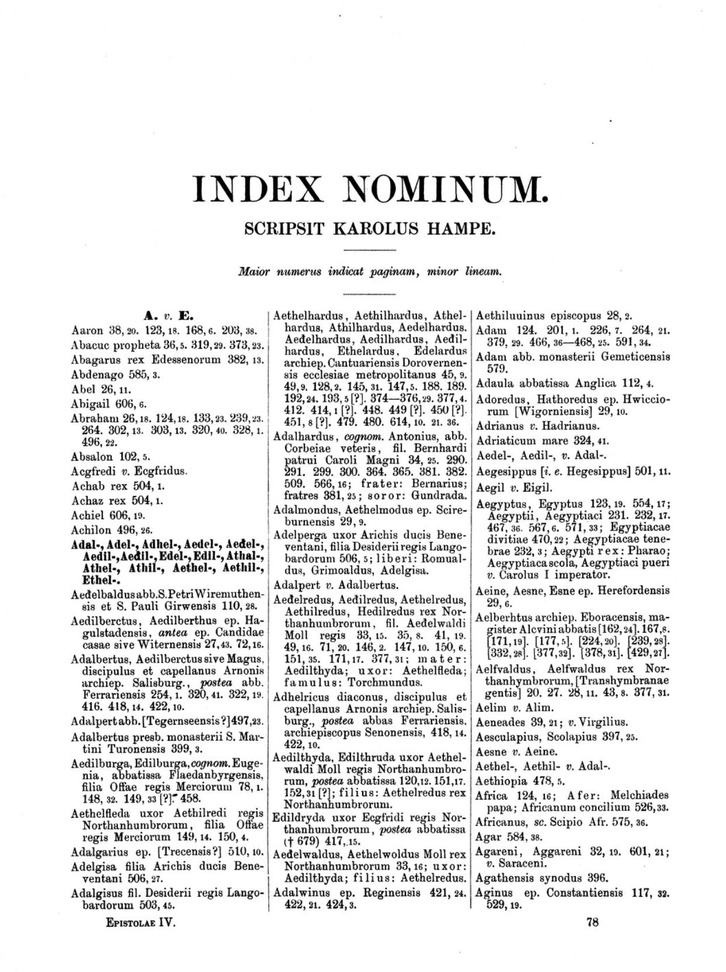
#> input picture Personal Proyects/OCR/images/index_02.JPG, 726 x 972 px, shrunk from 1243 x 1664 before the run
$ jupyter execute --allow-errors reading_index.ipynb
#> lines starting #> are read from the running program, lines starting #| are printed output that depends on the picture; after the words box and inside, x2 and y2 are one past the last pixel; in counts of white or black regions, pixels touching at a corner belong together
# Scanning an Index with Pytesseract

## Part 1

[cell 1]
import pytesseract
from PIL import Image

[cell 2]
image_file = "images/index_02.JPG"
img = Image.open(image_file)
#> img is the input picture: PIL image 726x972 RGB; min 0, max 255, mean 232.5

#> (a cell that did not finish here is left out)

#> (a cell that did not finish here is left out)

## Part 2

[cell 5]
import pytesseract
import cv2

[cell 6]
image = cv2.imread("images/index_02.JPG")
base_iamge = image.copy()

[cell 7]
gray = cv2.cvtColor(image,cv2.COLOR_BGR2GRAY)

[cell 8]
cv2.imwrite("images/results 2/index_gray.png", gray)
#> Out = True

[cell 9]
blur = cv2.GaussianBlur(gray, (7,7), 0)
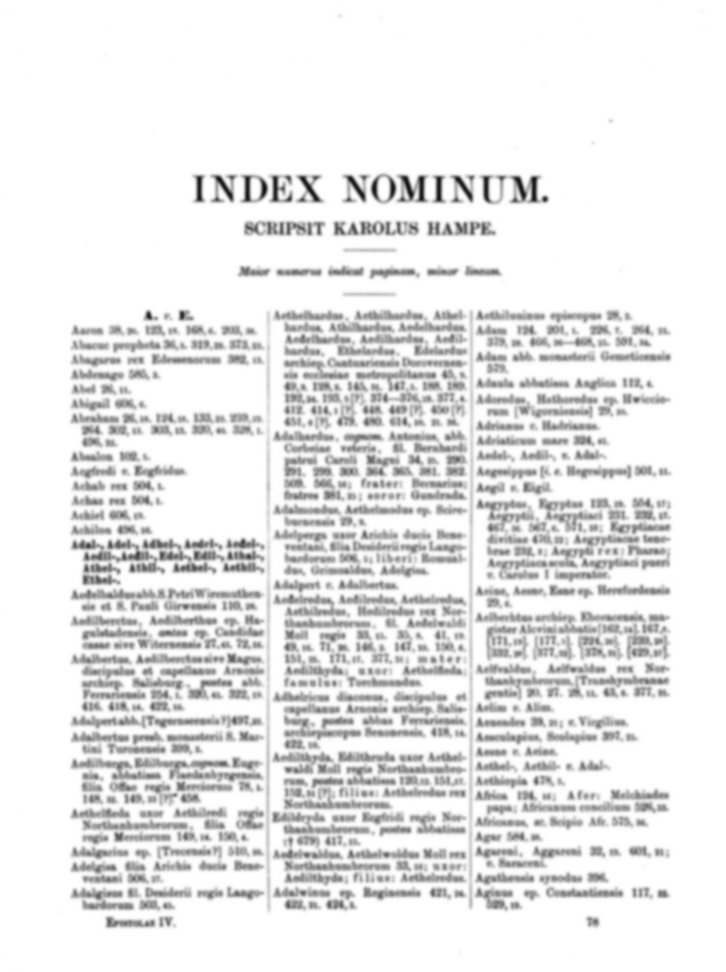
#> blur: shape (972, 726); min 16, max 255, mean 232.6

[cell 10]
cv2.imwrite("images/results 2/index_blur.png", blur)
#> Out = True

[cell 11]
# Create a threshold image
thresh = cv2.threshold(blur, 0, 255, cv2.THRESH_BINARY_INV + cv2.THRESH_OTSU)[1]
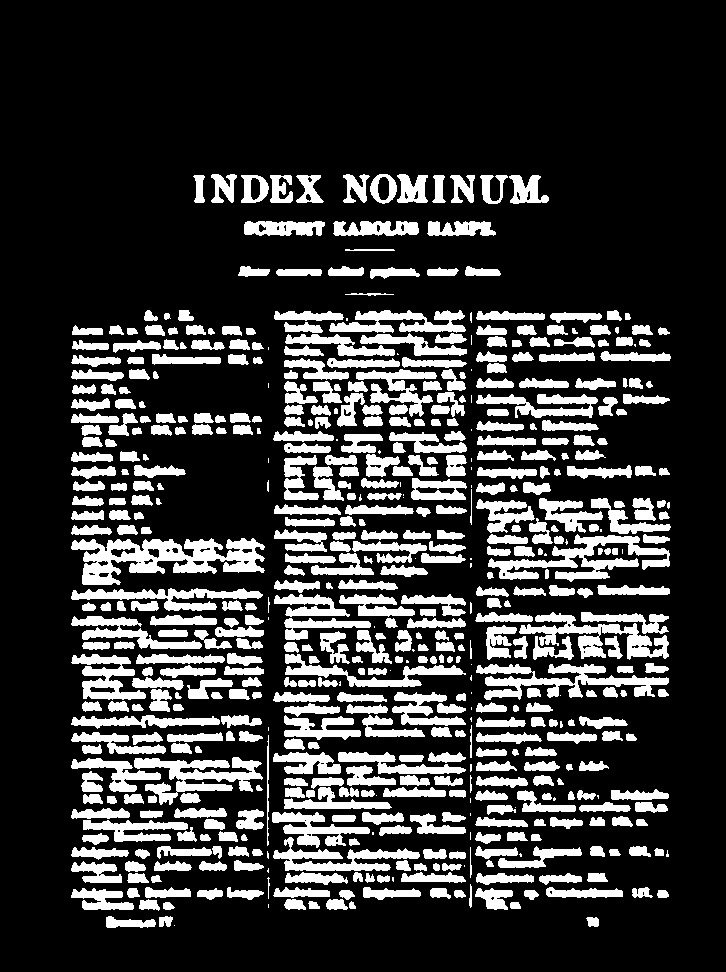
#> thresh: shape (972, 726); 21.5% white; 580 white regions (60 under 20 px), largest, box (x1, y1, x2, y2) and area: (71, 538, 265, 585) 4744, (488, 534, 670, 582) 3135, (476, 664, 669, 700) 2890

[cell 12]
cv2.imwrite("images/results 2/index_thresh.png", thresh)
#> Out = True

[cell 13]
# Individual creation of kernels and dialiation
kernel = cv2.getStructuringElement(cv2.MORPH_RECT, (3,13))

[cell 14]
cv2.imwrite("images/results 2/index_kernel.png", kernel)

[cell 15]
dilate = cv2.dilate(thresh, kernel, iterations = 1)
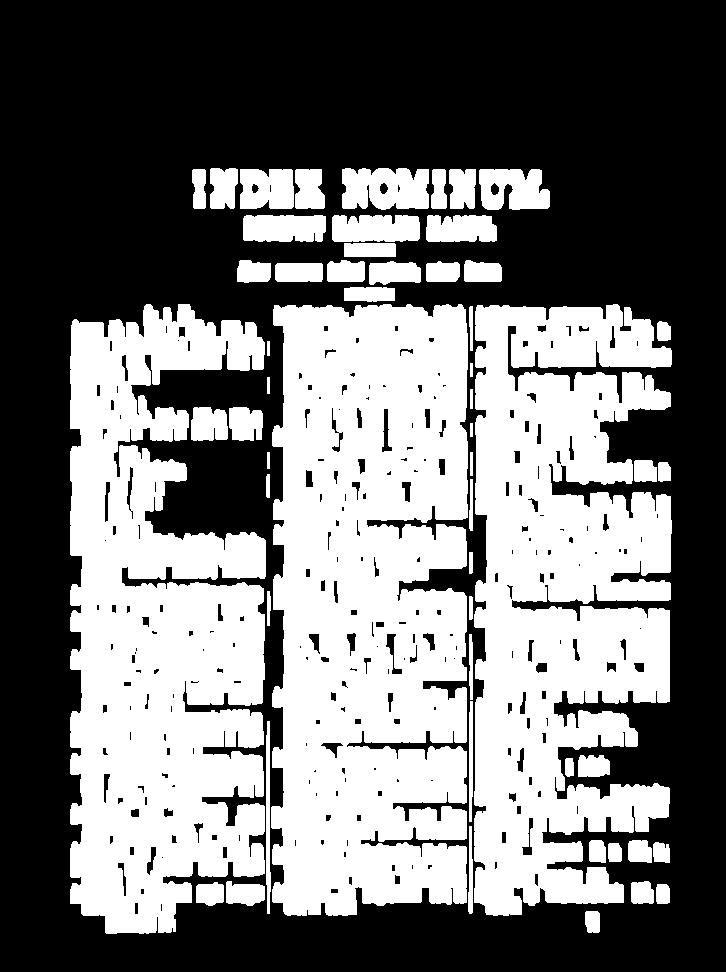
#> dilate: shape (972, 726); 45.1% white; 55 white regions

[cell 16]
cv2.imwrite("images/results 2/index_dilate.png", dilate)
#> Out = True

[cell 17]
cnts = cv2.findContours(dilate, cv2.RETR_EXTERNAL, cv2.CHAIN_APPROX_SIMPLE)
#> cnts = 55 contours; largest, box (x1, y1, x2, y2) and area: (271, 304, 468, 916) 106866, (474, 304, 672, 916) 89226, (70, 304, 266, 934) 89196, (342, 168, 429, 210) 3086, (479, 169, 550, 210) 2270

[cell 18]
cnts = cnts[0] if len(cnts) == 2 else cnts[1]

[cell 19]
cnts = sorted(cnts, key = lambda x: cv2.boundingRect(x)[0])

[cell 20]
for c in cnts:
    x,y,w,h = cv2.boundingRect(c)
    if h > 200 and w >20:
        roi = image[y:y+h, x:x+w]
        cv2.imwrite("images/results 2/index_roi.png", roi)
        cv2.rectangle(image, (x, y), (x+w, y+h), (36, 255, 12), 2)
#> this loop made 55 passes
#> (x, y, w, h) on passes 1 to 12: (70, 304, 196, 630), (191, 407, 37, 34), (192, 169, 14, 40), (196, 882, 28, 24), (210, 168, 28, 41), (226, 881, 39, 25), (229, 407, 34, 34), (237, 260, 34, 23), (240, 169, 54, 40), (243, 215, 83, 27), (266, 721, 5, 193), (266, 474, 4, 24)
#> (c, x, y, w, h) on passes 14, 15, 16, 38, 39, 40: ([[267, 452], [267, 468], [269, 468], [269, 452]], 267, 452, 3, 17), ([[267, 377], [267, 393], [269, 393], [269, 377]], 267, 377, 3, 17), ([[267, 341], [267, 355], [269, 355], [269, 341]], 267, 341, 3, 15), ([[470, 452], [470, 475], [472, 475], [472, 452]], 470, 452, 3, 24), ([[470, 423], [470, 436], [472, 436], [472, 423]], 470, 423, 3, 14), ([[470, 389], [470, 408], [472, 408], [472, 389]], 470, 389, 3, 20)
#> pass 1, `roi = image[y:y+h, x:x+w]`:
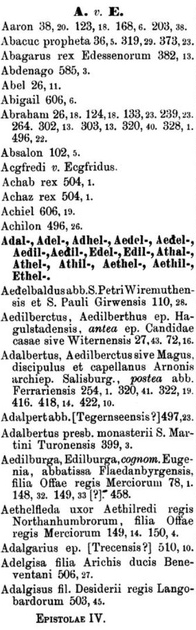
#> roi: shape (630, 196, 3); min 0, max 255, mean 217.1
#> after the loop:
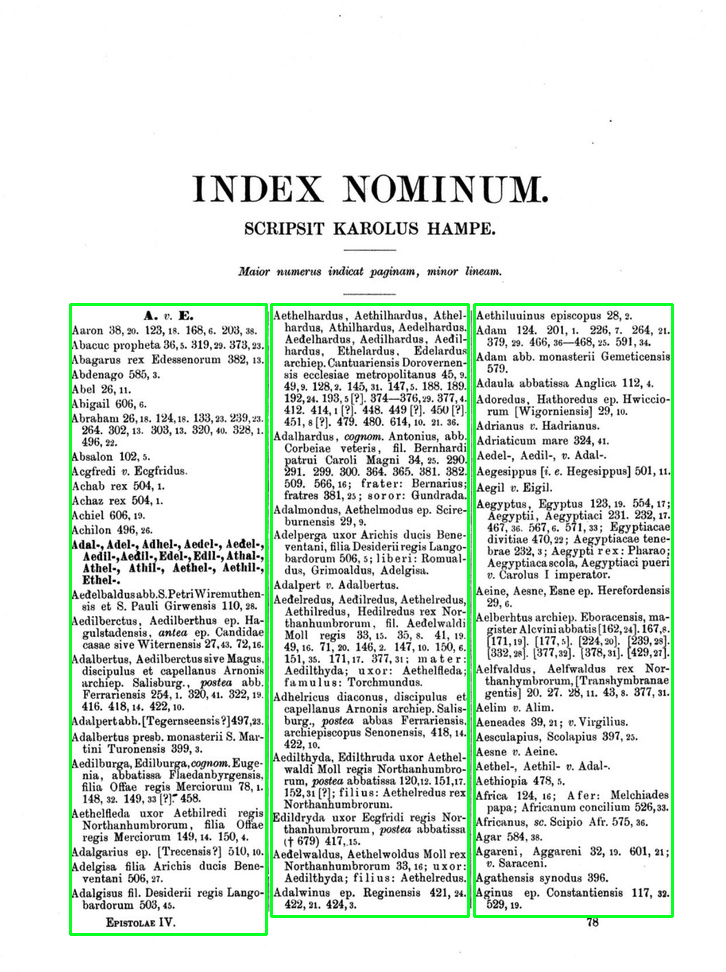
#> image: shape (972, 726, 3); 2.08% of pixels changed, all inside (x1, y1, x2, y2) = (69, 303, 674, 936)
cv2.imwrite("images/results 2/index_bbox.png", image)
#> Out = True

[cell 21]
results = []
#> (the rest of this cell did not finish here and is left out)

[cell 22]
print(results)

[cell 23]
entities = []
for item in results:
    item = item.strip().replace("\n","")
    item = item.split(" ")[0]
    if len(item) > 2:
        if item[0].isupper() and item[0] == 'A' and "-" not in item:
            item = item.split(".")[0].replace(",","").replace(";","")
            entities.append(item)

$ run again, with Personal Proyects/OCR/images/image1.jpg copied over Personal Proyects/OCR/images/index_02.JPG
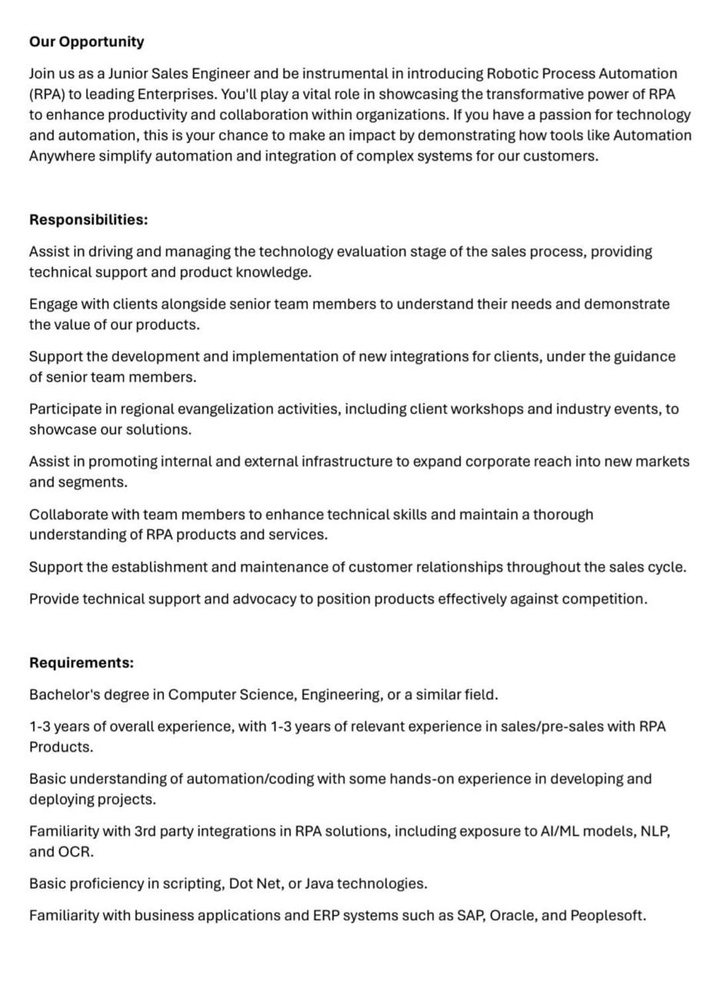
#> input picture Personal Proyects/OCR/images/image1.jpg, 716 x 985 px, shrunk from 931 x 1280 before the run
#> img is the input picture: PIL image 716x985 RGB; min 0, max 255, mean 239.5
#> `cv2.imwrite("images/results 2/index_gray.png", gray)`: Out = True
#> `thresh = cv2.threshold(blur, 0, 255, cv2.THRESH_BINARY_INV + cv2.THRES..`:
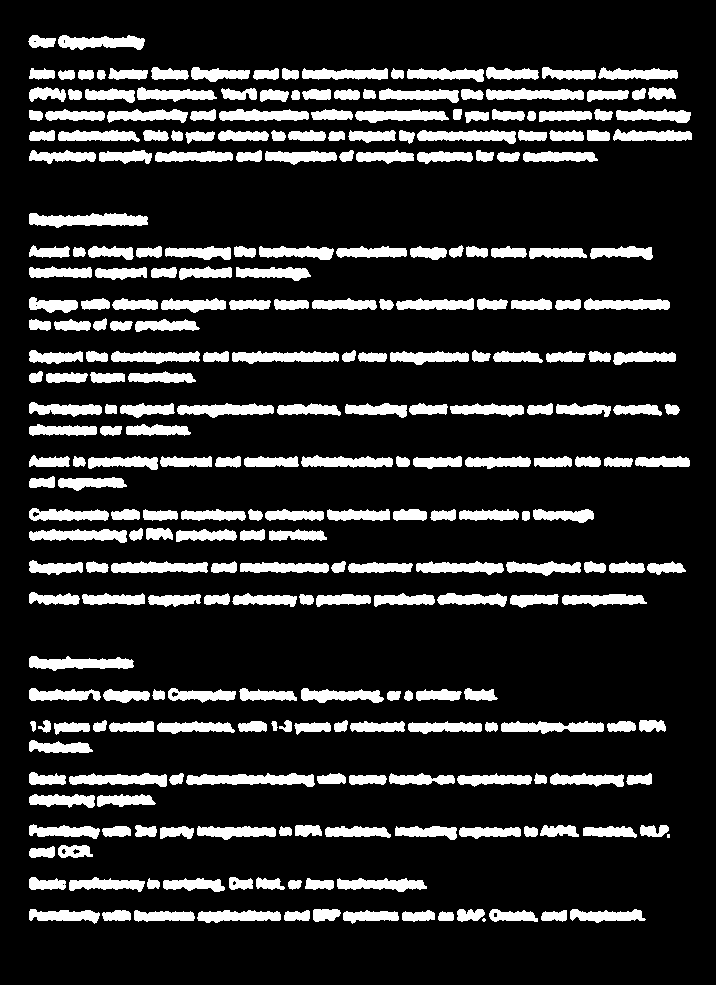
#> thresh: shape (985, 716); 16.5% white; 283 white regions (2 under 20 px), largest, box (x1, y1, x2, y2) and area: (29, 213, 148, 228) 1241, (186, 773, 315, 787) 1190, (29, 656, 134, 671) 1016
#> `dilate = cv2.dilate(thresh, kernel, iterations = 1)`:
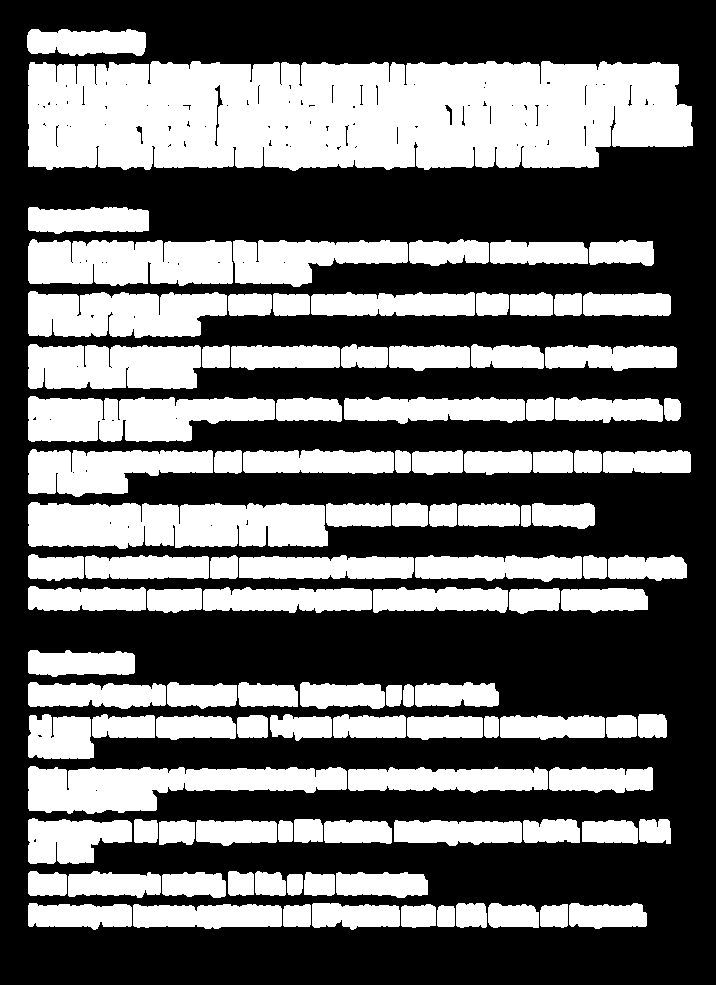
#> dilate: shape (985, 716); 40.2% white; 109 white regions
#> cnts = 109 contours; largest, box (x1, y1, x2, y2) and area: (28, 61, 693, 171) 64882, (28, 502, 328, 549) 11867, (28, 766, 347, 814) 9206, (28, 396, 275, 442) 8304, (28, 239, 233, 286) 8214
#> the loop `for c in cnts:` made 109 passes
#> (x, y, w, h) on passes 1 to 8: (27, 29, 119, 27), (28, 903, 104, 27), (28, 871, 39, 25), (28, 818, 104, 46), (28, 766, 319, 48), (28, 714, 66, 45), (28, 682, 138, 27), (28, 650, 107, 27)
#> `cv2.imwrite("images/results 2/index_bbox.png", image)`: Out = True
#> after the loop `for c in cnts:`: results = []

$ run again, with Personal Proyects/OCR/images/sample_mgh.JPG copied over Personal Proyects/OCR/images/index_02.JPG
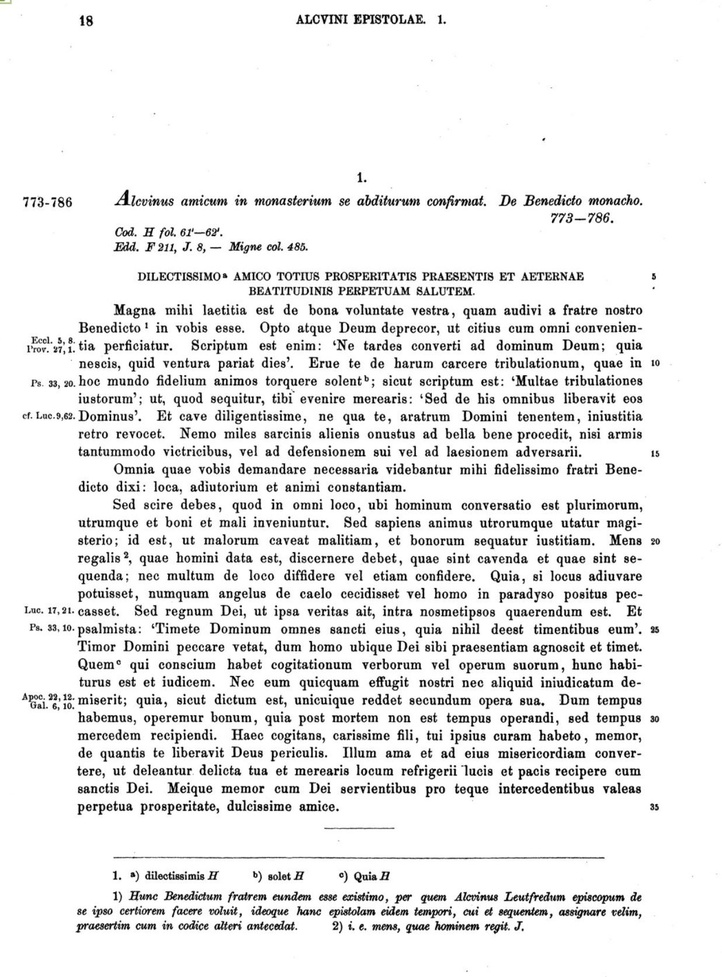
#> input picture Personal Proyects/OCR/images/sample_mgh.JPG, 722 x 977 px, shrunk from 1236 x 1672 before the run
#> img is the input picture: PIL image 722x977 RGB; mean R, G, B 233.6, 233.6, 233.6
#> `cv2.imwrite("images/results 2/index_gray.png", gray)`: Out = True
#> `thresh = cv2.threshold(blur, 0, 255, cv2.THRESH_BINARY_INV + cv2.THRES..`:
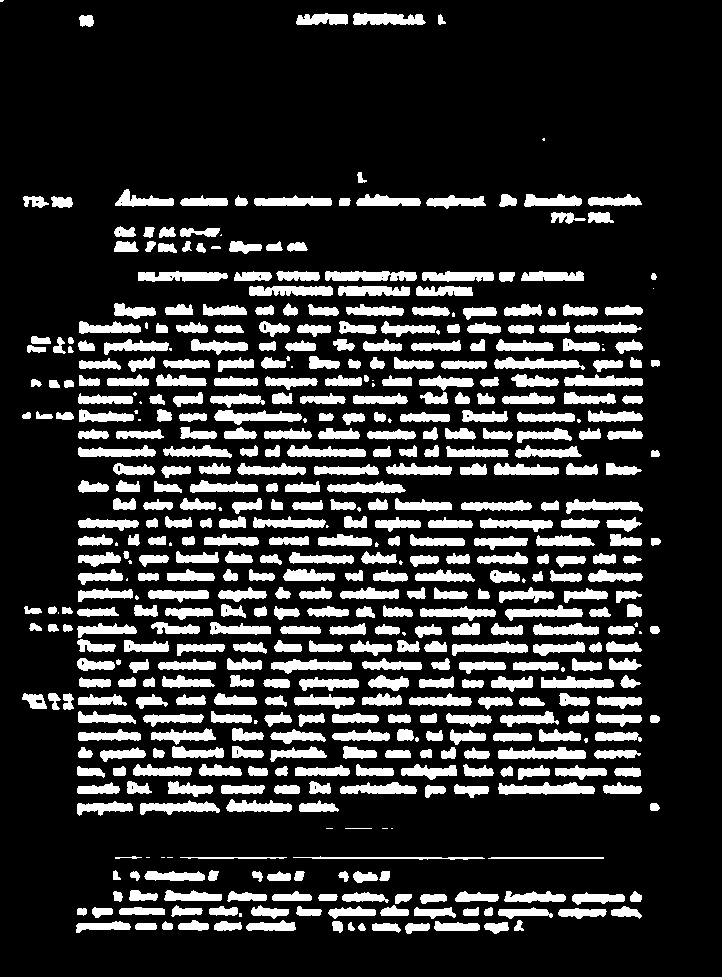
#> thresh: shape (977, 722); 18.9% white; 515 white regions (47 under 20 px), largest, box (x1, y1, x2, y2) and area: (498, 782, 595, 795) 851, (325, 271, 417, 281) 784, (498, 747, 586, 759) 762
#> dilate: shape (977, 722); 46.2% white; 54 white regions
#> cnts = 54 contours; largest, box (x1, y1, x2, y2) and area: (76, 265, 644, 822) 282815, (75, 850, 643, 940) 32347, (523, 188, 643, 230) 3322, (137, 265, 229, 288) 1792, (352, 7, 427, 31) 1586
#> the loop `for c in cnts:` made 54 passes
#> (x, y, w, h) on passes 1 to 8: (0, 0, 5, 8), (21, 687, 54, 29), (21, 406, 11, 19), (22, 190, 52, 24), (23, 600, 20, 37), (26, 330, 49, 30), (30, 373, 13, 20), (35, 405, 19, 20)
#> after the loop `for c in cnts:`:
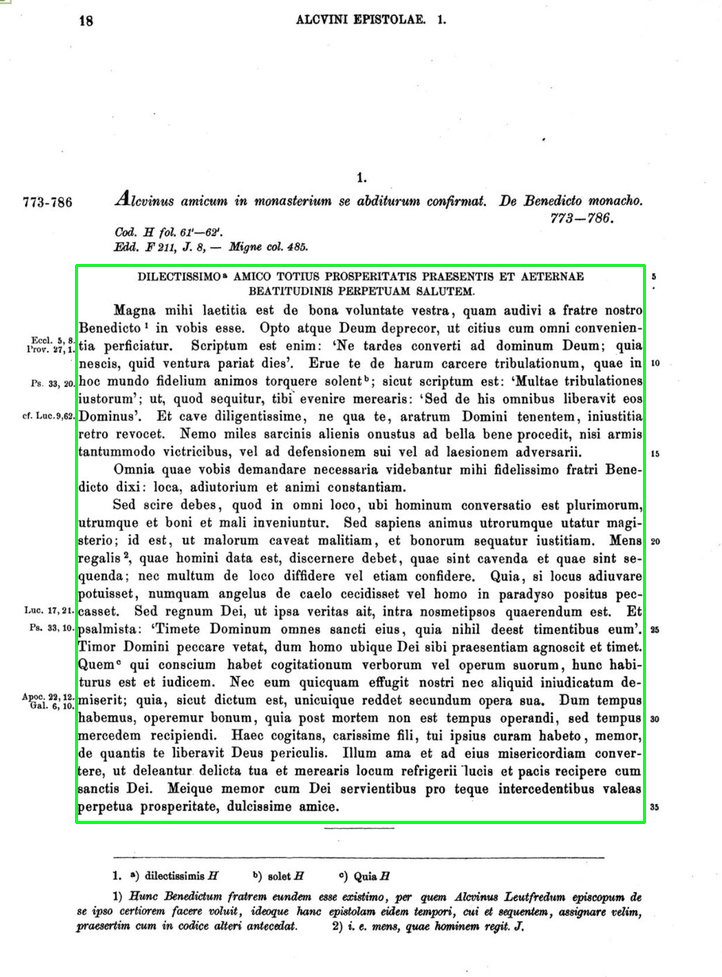
#> image: shape (977, 722, 3); mean B, G, R 231.5, 233.6, 231.3
#> `cv2.imwrite("images/results 2/index_bbox.png", image)`: Out = True
